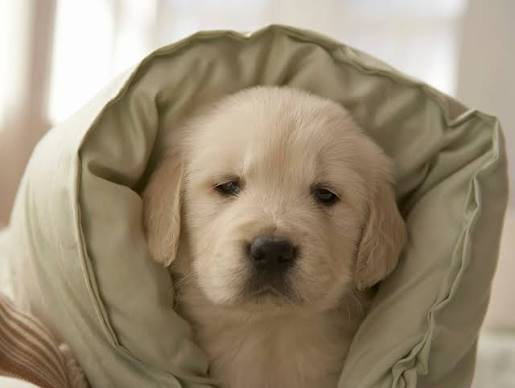
#> input picture PBL/rgb_histogram_equalization_project/samples/I2.jpg, 515 x 388 px
$ python -i image_processor.py   (imports and definitions only)
#> lines starting #> are read from the running program, lines starting #| are printed output that depends on the picture
import time
import numpy as np
import cv2
from scipy.stats import entropy

def calculate_histogram_and_cdf(channel):
    """
    Computes discrete histogram H(r_k), PDF P(r_k), and CDF C(r_k) for an 8-bit single channel.
    """
    hist, _ = np.histogram(channel.flatten(), bins=256, range=[0, 256])
    total_pixels = channel.size
    pdf = hist / float(total_pixels)
    cdf = np.cumsum(pdf)
    return hist.tolist(), pdf.tolist(), cdf.tolist()

def equalize_channel_manual(channel):
    """
    Manual implementation of Histogram Equalization using CDF lookup table.
    Transformation formula: s_k = round((L - 1) * CDF(r_k))
    """
    hist, pdf, cdf = calculate_histogram_and_cdf(channel)
    cdf_arr = np.array(cdf, dtype=np.float32)

    # Mask non-zero values to retain minimum CDF value for non-linear stretching
    cdf_m = np.ma.masked_equal(cdf_arr, 0)
    if cdf_m.max() == cdf_m.min():
        lut = np.arange(256, dtype=np.uint8)
    else:
        lut = (cdf_m - cdf_m.min()) * 255 / (cdf_m.max() - cdf_m.min())
        lut = np.ma.filled(lut, 0).astype(np.uint8)

    equalized_channel = lut[channel]
    return equalized_channel, lut.tolist(), hist, cdf

def equalize_rgb_direct(img_bgr):
    """
    Applies Histogram Equalization independently on Blue, Green, Red channels.
    """
    start_time = time.time()
    b, g, r = cv2.split(img_bgr)

    b_eq, _, b_h, b_c = equalize_channel_manual(b)
    g_eq, _, g_h, g_c = equalize_channel_manual(g)
    r_eq, _, r_h, r_c = equalize_channel_manual(r)

    img_equalized = cv2.merge([b_eq, g_eq, r_eq])
    exec_time_ms = (time.time() - start_time) * 1000.0

    hist_data = {
        "original": {
            "b": b_h, "g": g_h, "r": r_h
        },
        "equalized": {
            "b": calculate_histogram_and_cdf(b_eq)[0],
            "g": calculate_histogram_and_cdf(g_eq)[0],
            "r": calculate_histogram_and_cdf(r_eq)[0]
        },
        "cdf": {
            "b": b_c, "g": g_c, "r": r_c
        }
    }
    return img_equalized, exec_time_ms, hist_data

# [39 lines left out: functions equalize_hsv_vchannel, equalize_ycrcb_ychannel, apply_clahe, not called in this run]

def add_noise(img_bgr, noise_type="none", noise_level=0.02):
    """
    Injects synthetic noise models into the input image.
    """
    if noise_type == "none" or noise_level <= 0:
        return img_bgr.copy()

    noisy = img_bgr.astype(np.float32)

    if noise_type == "gaussian":
        sigma = noise_level * 255.0
        gauss = np.random.normal(0, sigma, img_bgr.shape).astype(np.float32)
        noisy = noisy + gauss
    elif noise_type == "salt_pepper":
        # Salt & Pepper noise
        num_salt = np.ceil(noise_level * img_bgr.size * 0.5)
        num_pepper = np.ceil(noise_level * img_bgr.size * 0.5)

        # Salt
        coords = [np.random.randint(0, i - 1, int(num_salt)) for i in img_bgr.shape[:2]]
        noisy[coords[0], coords[1], :] = 255.0

        # Pepper
        coords = [np.random.randint(0, i - 1, int(num_pepper)) for i in img_bgr.shape[:2]]
        noisy[coords[0], coords[1], :] = 0.0
    elif noise_type == "speckle":
        gauss = np.random.normal(0, noise_level, img_bgr.shape).astype(np.float32)
        noisy = noisy + noisy * gauss

    noisy = np.clip(noisy, 0, 255).astype(np.uint8)
    return noisy

def apply_spatial_filter(img_bgr, filter_type="none", kernel_size=3, param1=1.0):
    """
    Applies spatial domain enhancement/denoising filters with configurable kernel sizes (3, 5, 7, 9).
    """
    if filter_type == "none" or kernel_size < 1:
        return img_bgr.copy()

    # Ensure kernel_size is odd integer >= 3
    k = max(3, kernel_size if kernel_size % 2 != 0 else kernel_size + 1)

    if filter_type == "mean":
        return cv2.blur(img_bgr, (k, k))
    elif filter_type == "gaussian":
        sigma = param1 if param1 > 0 else 0
        return cv2.GaussianBlur(img_bgr, (k, k), sigma)
    elif filter_type == "median":
        return cv2.medianBlur(img_bgr, k)
    elif filter_type == "bilateral":
        # Bilateral filter
        d = k
        sigma_color = param1 * 50.0
        sigma_space = param1 * 50.0
        return cv2.bilateralFilter(img_bgr, d, sigma_color, sigma_space)
    elif filter_type == "sharpen":
        # Laplacian unsharp mask
        blurred = cv2.GaussianBlur(img_bgr, (k, k), 0)
        sharpened = cv2.addWeighted(img_bgr, 1.5, blurred, -0.5, 0)
        return np.clip(sharpened, 0, 255).astype(np.uint8)
    else:
        return img_bgr.copy()

# ==================== PERFORMANCE METRICS ENGINE ====================

def compute_rms_contrast(img_bgr):
    """
    Computes Root Mean Square (RMS) Contrast:
    sigma_RMS = sqrt( (1 / (M*N)) * sum( (I(x,y) - I_bar)^2 ) )
    """
    gray = cv2.cvtColor(img_bgr, cv2.COLOR_BGR2GRAY).astype(np.float64)
    mean_val = np.mean(gray)
    rms = np.sqrt(np.mean((gray - mean_val) ** 2))
    return float(rms)

def compute_shannon_entropy(img_bgr):
    """
    Computes Shannon Information Entropy (bits):
    H = - sum( P(r_k) * log2(P(r_k)) )
    Maximum theoretical entropy for 8-bit image is 8.0 bits.
    """
    gray = cv2.cvtColor(img_bgr, cv2.COLOR_BGR2GRAY)
    hist, _ = np.histogram(gray.flatten(), bins=256, range=[0, 256])
    pdf = hist / float(gray.size)
    pdf = pdf[pdf > 0]
    ent = -np.sum(pdf * np.log2(pdf))
    return float(ent)

def compute_mean_brightness(img_bgr):
    """Computes Mean Intensity / Brightness level [0, 255]."""
    gray = cv2.cvtColor(img_bgr, cv2.COLOR_BGR2GRAY)
    return float(np.mean(gray))

def compute_ambe(original_bgr, processed_bgr):
    """
    Computes Absolute Mean Brightness Error (AMBE):
    AMBE = | Mean_In - Mean_Out |
    Lower AMBE indicates better brightness preservation.
    """
    orig_mean = compute_mean_brightness(original_bgr)
    proc_mean = compute_mean_brightness(processed_bgr)
    return float(abs(orig_mean - proc_mean))

def compute_psnr(original_bgr, processed_bgr):
    """
    Computes Peak Signal-to-Noise Ratio (PSNR) in dB:
    PSNR = 10 * log10( 255^2 / MSE )
    """
    mse = np.mean((original_bgr.astype(np.float64) - processed_bgr.astype(np.float64)) ** 2)
    if mse == 0:
        return 100.0  # Infinite PSNR (identical images)
    max_pixel = 255.0
    psnr = 20 * np.log10(max_pixel / np.sqrt(mse))
    return float(psnr)

def compute_ssim(original_bgr, processed_bgr):
    """
    Computes Structural Similarity Index (SSIM) between original and processed images [0, 1].
    """
    orig_gray = cv2.cvtColor(original_bgr, cv2.COLOR_BGR2GRAY).astype(np.float64)
    proc_gray = cv2.cvtColor(processed_bgr, cv2.COLOR_BGR2GRAY).astype(np.float64)

    C1 = (0.01 * 255) ** 2
    C2 = (0.03 * 255) ** 2

    mu1 = cv2.GaussianBlur(orig_gray, (11, 11), 1.5)
    mu2 = cv2.GaussianBlur(proc_gray, (11, 11), 1.5)

    mu1_sq = mu1 ** 2
    mu2_sq = mu2 ** 2
    mu1_mu2 = mu1 * mu2

    sigma1_sq = cv2.GaussianBlur(orig_gray ** 2, (11, 11), 1.5) - mu1_sq
    sigma2_sq = cv2.GaussianBlur(proc_gray ** 2, (11, 11), 1.5) - mu2_sq
    sigma12 = cv2.GaussianBlur(orig_gray * proc_gray, (11, 11), 1.5) - mu1_mu2

    ssim_map = ((2 * mu1_mu2 + C1) * (2 * sigma12 + C2)) / ((mu1_sq + mu2_sq + C1) * (sigma1_sq + sigma2_sq + C2))
    return float(np.mean(ssim_map))

def compute_snr(img_bgr):
    """Computes Signal-to-Noise Ratio (SNR) in dB."""
    gray = cv2.cvtColor(img_bgr, cv2.COLOR_BGR2GRAY).astype(np.float64)
    mean_val = np.mean(gray)
    std_val = np.std(gray)
    if std_val == 0:
        return 100.0
    return float(20 * np.log10(mean_val / std_val))

def evaluate_all_metrics(original_bgr, processed_bgr, exec_time_ms=0.0):
    """
    Evaluates complete suite of performance metrics for an image processing pipeline run.
    """
    return {
        "rms_contrast": round(compute_rms_contrast(processed_bgr), 2),
        "shannon_entropy": round(compute_shannon_entropy(processed_bgr), 4),
        "mean_brightness": round(compute_mean_brightness(processed_bgr), 2),
        "ambe": round(compute_ambe(original_bgr, processed_bgr), 2),
        "psnr": round(compute_psnr(original_bgr, processed_bgr), 2),
        "ssim": round(compute_ssim(original_bgr, processed_bgr), 4),
        "snr": round(compute_snr(processed_bgr), 2),
        "execution_time_ms": round(exec_time_ms, 2)
    }

def run_full_pipeline(img_bgr, method="rgb_he", noise_type="none", noise_level=0.02,
                      filter_type="none", kernel_size=3, filter_param=1.0):
    """
    Runs the complete modular pipeline: Noise Injection -> Spatial Filter -> Equalization Method -> Metric Computation.
    """
    # 1. Noise injection (if any)
    noisy_img = add_noise(img_bgr, noise_type, noise_level)

    # 2. Pre-filtering (if any)
    filtered_img = apply_spatial_filter(noisy_img, filter_type, kernel_size, filter_param)

    # 3. Equalization Method
    hist_data = None
    if method == "rgb_he":
        processed_img, exec_time_ms, hist_data = equalize_rgb_direct(filtered_img)
    elif method == "hsv_v":
        processed_img, exec_time_ms = equalize_hsv_vchannel(filtered_img)
    elif method == "ycrcb_y":
        processed_img, exec_time_ms = equalize_ycrcb_ychannel(filtered_img)
    elif method == "clahe":
        # clip limit from filter_param, grid size from kernel_size
        grid = (max(2, kernel_size), max(2, kernel_size))
        processed_img, exec_time_ms = apply_clahe(filtered_img, clip_limit=max(1.0, filter_param*2.0), tile_grid_size=grid)
    elif method == "raw":
        processed_img = filtered_img
        exec_time_ms = 0.0
    else:
        processed_img, exec_time_ms, hist_data = equalize_rgb_direct(filtered_img)

    # 4. Metrics calculation
    metrics = evaluate_all_metrics(img_bgr, processed_img, exec_time_ms)

    return {
        "processed_img": processed_img,
        "noisy_img": noisy_img,
        "filtered_img": filtered_img,
        "metrics": metrics,
        "hist_data": hist_data
    }

>>> import cv2
>>> picture = cv2.imread('../samples/I2.jpg')
#> picture is the input picture: shape (388, 515, 3); mean B, G, R 117.9, 140.9, 155.2
>>> result = run_full_pipeline(picture)
#> in equalize_rgb_direct, `b, g, r = cv2.split(img_bgr)`:
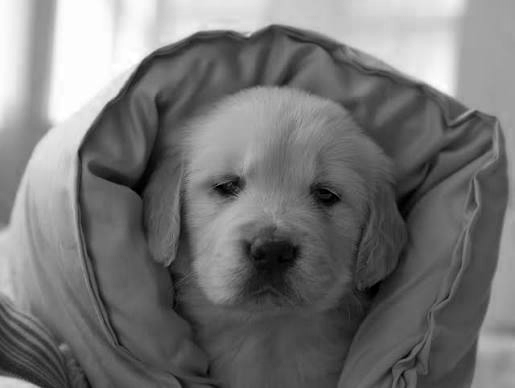
#> b: shape (388, 515); min 0, max 255, mean 117.9
#> in equalize_rgb_direct, `b, g, r = cv2.split(img_bgr)`:
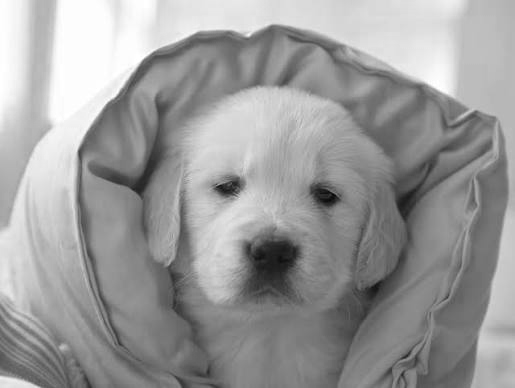
#> r: shape (388, 515); min 7, max 255, mean 155.2
#> in calculate_histogram_and_cdf, `hist, _ = np.histogram(channel.flatten(), bins=256, range=[0, 256])`: hist = 256 values, max 4180 at index 253, min 42 at index 2, mean 780.5
#> in calculate_histogram_and_cdf, `pdf = hist / float(total_pixels)`: pdf = 256 values, max 0.0209 at index 253, min 0.00021 at index 2, mean 0.00391
#> in calculate_histogram_and_cdf, `cdf = np.cumsum(pdf)`: cdf = 256 values from 0.000721 to 1
#> in equalize_channel_manual, `lut = np.ma.filled(lut, 0).astype(np.uint8)`: lut = 256 values from 0 to 255
#> in equalize_rgb_direct, `b_eq, _, b_h, b_c = equalize_channel_manual(b)`: b_h has the same summary as hist in calculate_histogram_and_cdf; b_c = 256 values from 0.000721 to 1
#> in equalize_rgb_direct, `g_eq, _, g_h, g_c = equalize_channel_manual(g)`: g_h = 256 values, max 4948 at index 253, min 0 at index 1, mean 780.5; g_c = 256 values from 2.5e-05 to 1
#> in equalize_channel_manual (call 3), `hist, pdf, cdf = calculate_histogram_and_cdf(channel)`: hist = 256 values, max 4951 at index 253, min 0 at index 0, mean 780.5; pdf = 256 values, max 0.0248 at index 253, min 0 at index 0, mean 0.00391; cdf = 256 values from 0 to 1
#> in equalize_channel_manual (call 3), `equalized_channel = lut[channel]`:
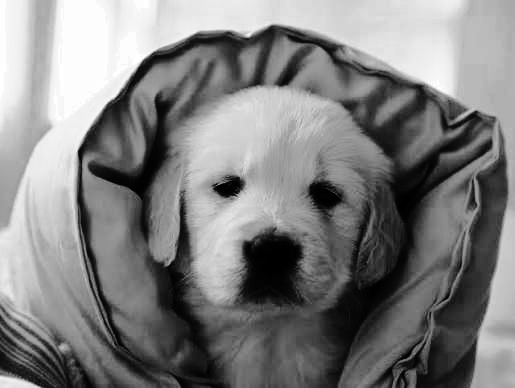
#> equalized_channel: shape (388, 515); min 0, max 255, mean 127.9
#> in equalize_rgb_direct, `r_eq, _, r_h, r_c = equalize_channel_manual(r)`: r_h has the same summary as hist in equalize_channel_manual
#> in equalize_rgb_direct, `img_equalized = cv2.merge([b_eq, g_eq, r_eq])`:
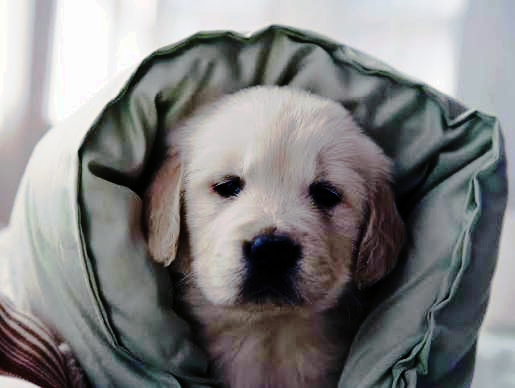
#> img_equalized: shape (388, 515, 3); mean B, G, R 127.8, 127.9, 127.9
#> in run_full_pipeline, `processed_img, exec_time_ms, hist_data = equalize_rgb_direct(filtered_..`: exec_time_ms = 118.3; hist_data = 3 items
#> in compute_rms_contrast, `mean_val = np.mean(gray)`: mean_val = 127.9
#> in compute_rms_contrast, `rms = np.sqrt(np.mean((gray - mean_val) ** 2))`: rms = 73.38
#> in compute_shannon_entropy, `hist, _ = np.histogram(gray.flatten(), bins=256, range=[0, 256])`: hist = 256 values, max 4624 at index 253, min 54 at index 255, mean 780.5
#> in compute_shannon_entropy, `pdf = hist / float(gray.size)`: pdf = 256 values, max 0.0231 at index 253, min 0.00027 at index 255, mean 0.00391
#> in compute_shannon_entropy, `ent = -np.sum(pdf * np.log2(pdf))`: ent = 7.9
#> in compute_ambe, `orig_mean = compute_mean_brightness(original_bgr)`: orig_mean = 142.5
#> in compute_ambe, `proc_mean = compute_mean_brightness(processed_bgr)`: proc_mean = 127.9
#> in compute_psnr, `mse = np.mean((original_bgr.astype(np.float64) - processed_bgr.astype(..`: mse = 964
#> in compute_psnr, `psnr = 20 * np.log10(max_pixel / np.sqrt(mse))`: psnr = 18.29
#> in compute_ssim, `mu2_sq = mu2 ** 2`:
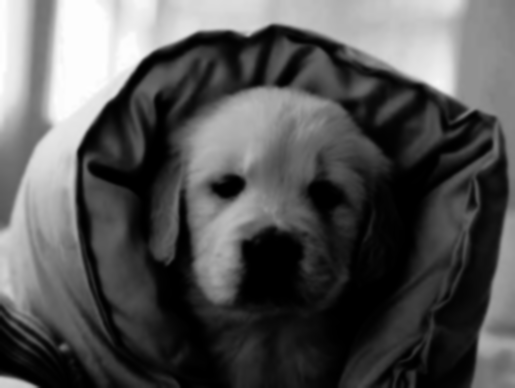
#> mu2_sq: shape (388, 515) float64; min 4.85e-06, max 64295.5, mean 21558.9; drawn with min black and max white
#> in compute_ssim, `sigma2_sq = cv2.GaussianBlur(proc_gray ** 2, (11, 11), 1.5) - mu2_sq`:
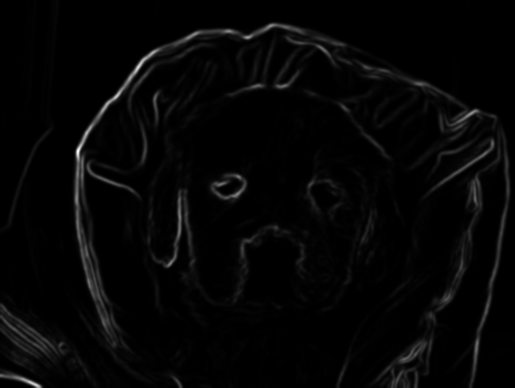
#> sigma2_sq: shape (388, 515) float64; min -2.18e-11, max 7510.3, mean 171.9; drawn with min black and max white
#> in compute_ssim, `ssim_map = ((2 * mu1_mu2 + C1) * (2 * sigma12 + C2)) / ((mu1_sq + mu2_..`:
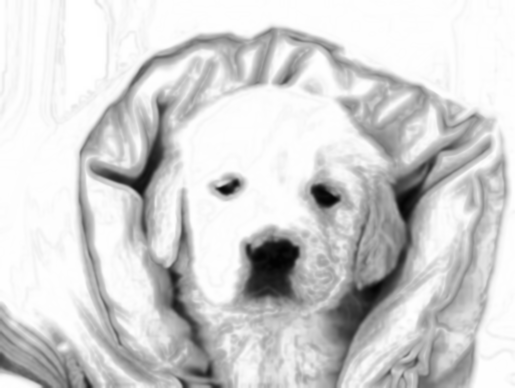
#> ssim_map: shape (388, 515) float64; min 0.0119, max 1, mean 0.824
#> in compute_snr, `mean_val = np.mean(gray)`: mean_val = 127.9
#> in compute_snr, `std_val = np.std(gray)`: std_val = 73.38
#> in run_full_pipeline, `metrics = evaluate_all_metrics(img_bgr, processed_img, exec_time_ms)`: metrics = {'rms_contrast': 73.38, 'shannon_entropy': 7.9, 'mean_brightness': 127.8, 'ambe': 14.68, 'psnr': 18.29, 'ssim': 0.824, 'snr': 4.82, 'execution_time_ms': 118.3}
#> result = 5 items

$ run again, on PBL/rgb_histogram_equalization_project/samples/landscape1_hazy_mountains.jpg
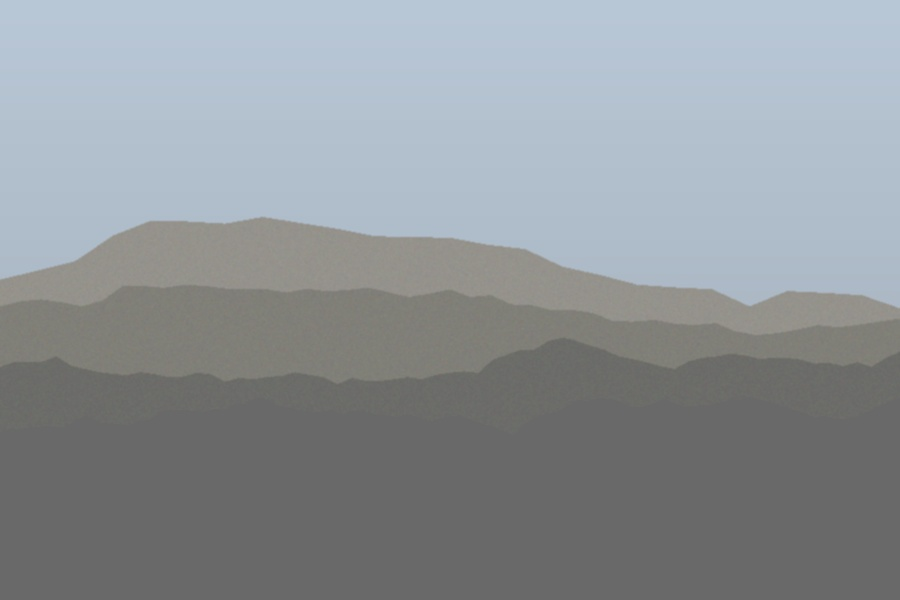
#> input picture PBL/rgb_histogram_equalization_project/samples/landscape1_hazy_mountains.jpg, 900 x 600 px
#> picture is the input picture: shape (600, 900, 3); mean B, G, R 153.1, 148.6, 142.7
#> in calculate_histogram_and_cdf, `hist, _ = np.histogram(channel.flatten(), bins=256, range=[0, 256])`: hist = 256 values, max 179240 at index 105, min 0 at index 0, mean 2109.4
#> in calculate_histogram_and_cdf, `pdf = hist / float(total_pixels)`: pdf = 256 values, max 0.332 at index 105, min 0 at index 0, mean 0.00391
#> in calculate_histogram_and_cdf, `cdf = np.cumsum(pdf)`: cdf = 256 values from 0 to 1
#> lut = 256 values from 0 to 255
#> b_h has the same summary as hist in calculate_histogram_and_cdf; b_c = 256 values from 0 to 1
#> g_h = 256 values, max 168414 at index 105, min 0 at index 0, mean 2109.4; g_c = 256 values from 0 to 1
#> r_h = 256 values, max 168758 at index 105, min 0 at index 0, mean 2109.4; r_c = 256 values from 0 to 1
#> in equalize_rgb_direct, `img_equalized = cv2.merge([b_eq, g_eq, r_eq])`:
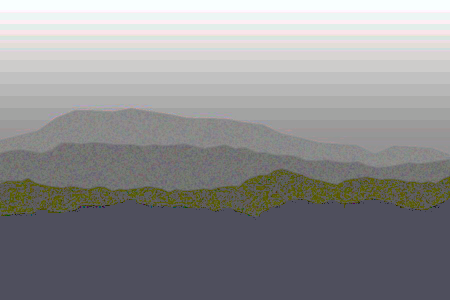
#> img_equalized: shape (600, 900, 3) (shown at 1/2 size); mean B, G, R 143.3, 141.8, 142
#> exec_time_ms = 164.2; hist_data = 3 items
#> in compute_rms_contrast, `mean_val = np.mean(gray)`: mean_val = 142.1
#> rms = 59.9
#> in compute_shannon_entropy, `hist, _ = np.histogram(gray.flatten(), bins=256, range=[0, 256])`: hist = 256 values, max 170050 at index 81, min 0 at index 2, mean 2109.4
#> in compute_shannon_entropy, `pdf = hist / float(gray.size)`: pdf = 256 values, max 0.315 at index 81, min 0 at index 2, mean 0.00391
#> in compute_shannon_entropy, `pdf = pdf[pdf > 0]`: pdf = 148 values, max 0.315 at index 28, min 1.85e-06 at index 10, mean 0.00676
#> ent = 4.78
#> orig_mean = 147.3
#> proc_mean = 142.1
#> mse = 762.9
#> psnr = 19.31
#> in compute_ssim, `ssim_map = ((2 * mu1_mu2 + C1) * (2 * sigma12 + C2)) / ((mu1_sq + mu2_..`:
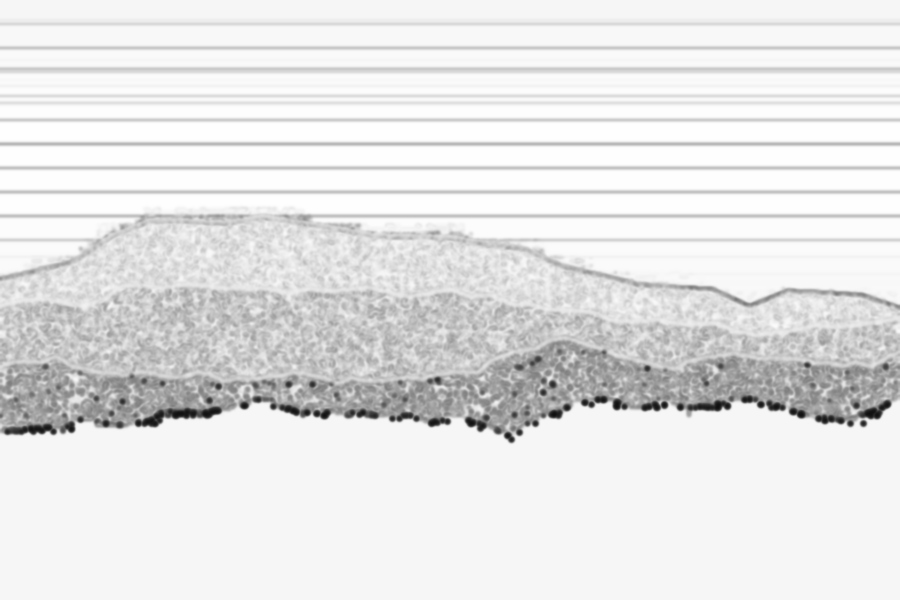
#> ssim_map: shape (600, 900) float64; min 0.0613, max 1, mean 0.902
#> in compute_snr, `mean_val = np.mean(gray)`: mean_val = 142.1
#> std_val = 59.9
#> metrics = {'rms_contrast': 59.9, 'shannon_entropy': 4.78, 'mean_brightness': 142.1, 'ambe': 5.14, 'psnr': 19.31, 'ssim': 0.902, 'snr': 7.51, 'execution_time_ms': 164.2}
#> result = 5 items
